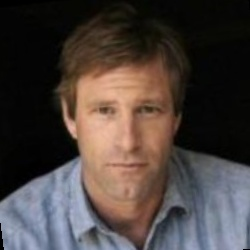
#> input picture dataset/Aaron_Eckhart/Aaron_Eckhart_0001.jpg, 250 x 250 px, given in place of the camera
$ python collect_faces.py
#> lines starting #> are read from the running program, lines starting #| are printed output that depends on the picture
"""Collect cropped face images from a webcam."""

from __future__ import annotations

import argparse
import re
from pathlib import Path

import cv2

IMAGE_SIZE = (100, 100)


def parse_args() -> argparse.Namespace:
    parser = argparse.ArgumentParser(description=__doc__)
    parser.add_argument("name", nargs="?", help="Person name used for the dataset directory.")
    parser.add_argument("--dataset", type=Path, default=Path("dataset"))
    parser.add_argument("--samples", type=int, default=100)
    parser.add_argument("--camera", type=int, default=0)
    return parser.parse_args()


def safe_person_name(value: str) -> str:
    name = re.sub(r"[^A-Za-z0-9_-]+", "_", value.strip()).strip("_")
    if not name:
        raise ValueError("Name must contain at least one letter or number.")
    return name


def main() -> None:
    args = parse_args()
    if args.samples < 1:
        raise ValueError("--samples must be a positive integer.")

    person_name = safe_person_name(args.name or input("Enter the person's name: "))
#> the answer given: dataset/Aaron_Eckhart/Aaron_Eckhart_0001.jpg
    person_dir = args.dataset / person_name
    person_dir.mkdir(parents=True, exist_ok=True)

    existing_numbers = [int(path.stem) for path in person_dir.glob("*.jpg") if path.stem.isdigit()]
    next_number = max(existing_numbers, default=0) + 1

    cascade_path = cv2.data.haarcascades + "haarcascade_frontalface_default.xml"
    face_detector = cv2.CascadeClassifier(cascade_path)
    if face_detector.empty():
        raise RuntimeError(f"Could not load face detector: {cascade_path}")

    camera = cv2.VideoCapture(args.camera)
    if not camera.isOpened():
        raise RuntimeError(f"Could not open camera index {args.camera}.")

    collected = 0
    print(f"Collecting {args.samples} images for '{person_name}'. Press Esc or Q to stop.")
    try:
        while collected < args.samples:
            ok, frame = camera.read()
#> frame is the input picture: shape (250, 250, 3); mean B, G, R 61.6, 65, 74.5
            if not ok:
                raise RuntimeError("The camera stopped returning frames.")

            gray = cv2.cvtColor(frame, cv2.COLOR_BGR2GRAY)
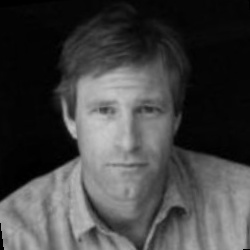
#> gray: shape (250, 250); min 0, max 200, mean 67.5
            faces = face_detector.detectMultiScale(gray, scaleFactor=1.2, minNeighbors=5)
#> faces = [[64, 62, 124, 124]]
            if len(faces):
                x, y, width, height = max(faces, key=lambda face: face[2] * face[3])
#> x = 64; y = 62; width = 124; height = 124
                face = gray[y : y + height, x : x + width]
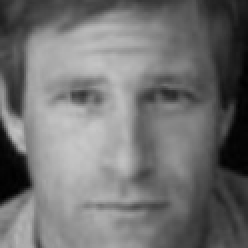
#> face: shape (124, 124) (shown 2 times larger); min 0, max 200, mean 113.7
                face = cv2.resize(face, IMAGE_SIZE, interpolation=cv2.INTER_AREA)
#> face: shape (100, 100)
                output_path = person_dir / f"{next_number + collected}.jpg"
                if not cv2.imwrite(str(output_path), face):
                    raise OSError(f"Could not write image: {output_path}")
                collected += 1
                cv2.rectangle(frame, (x, y), (x + width, y + height), (255, 0, 0), 2)

            cv2.putText(
                frame,
                f"Captured: {collected}/{args.samples}",
                (10, 30),
                cv2.FONT_HERSHEY_SIMPLEX,
                0.8,
                (255, 255, 255),
                2,
            )
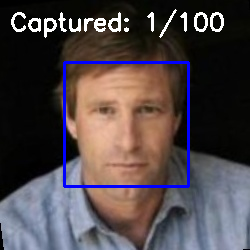
#> frame: shape (250, 250, 3); mean B, G, R 71.8, 68.7, 77.9
            cv2.imshow("Collect Face Images", frame)
            if cv2.waitKey(1) & 0xFF in (27, ord("q")):
#> (key q is pressed here)
                break
    finally:
        camera.release()
        cv2.destroyAllWindows()

    print(f"Saved {collected} image(s) to {person_dir}")


if __name__ == "__main__":
    main()
